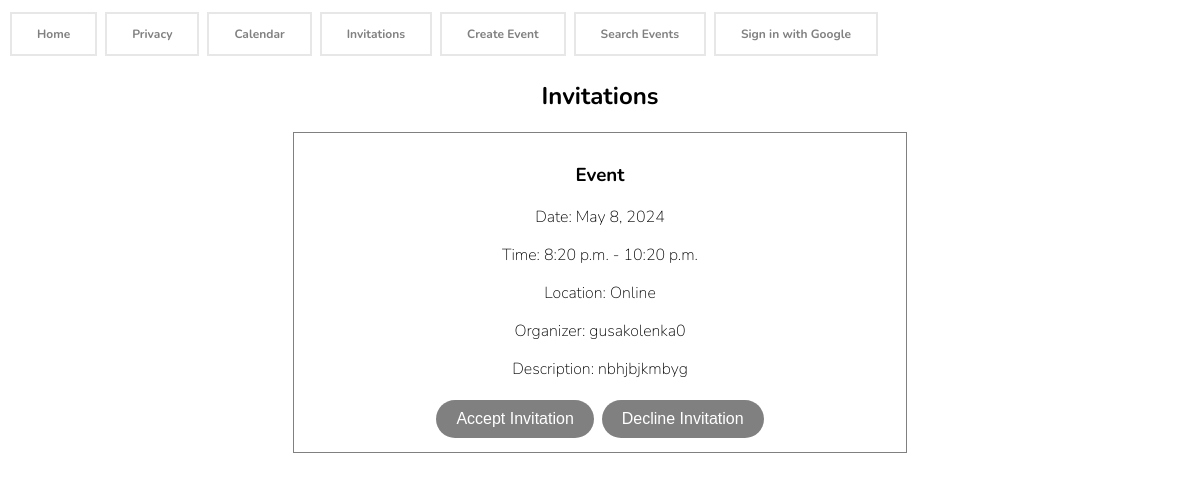
Page /invitations/ (signed in) on the earlier database version.
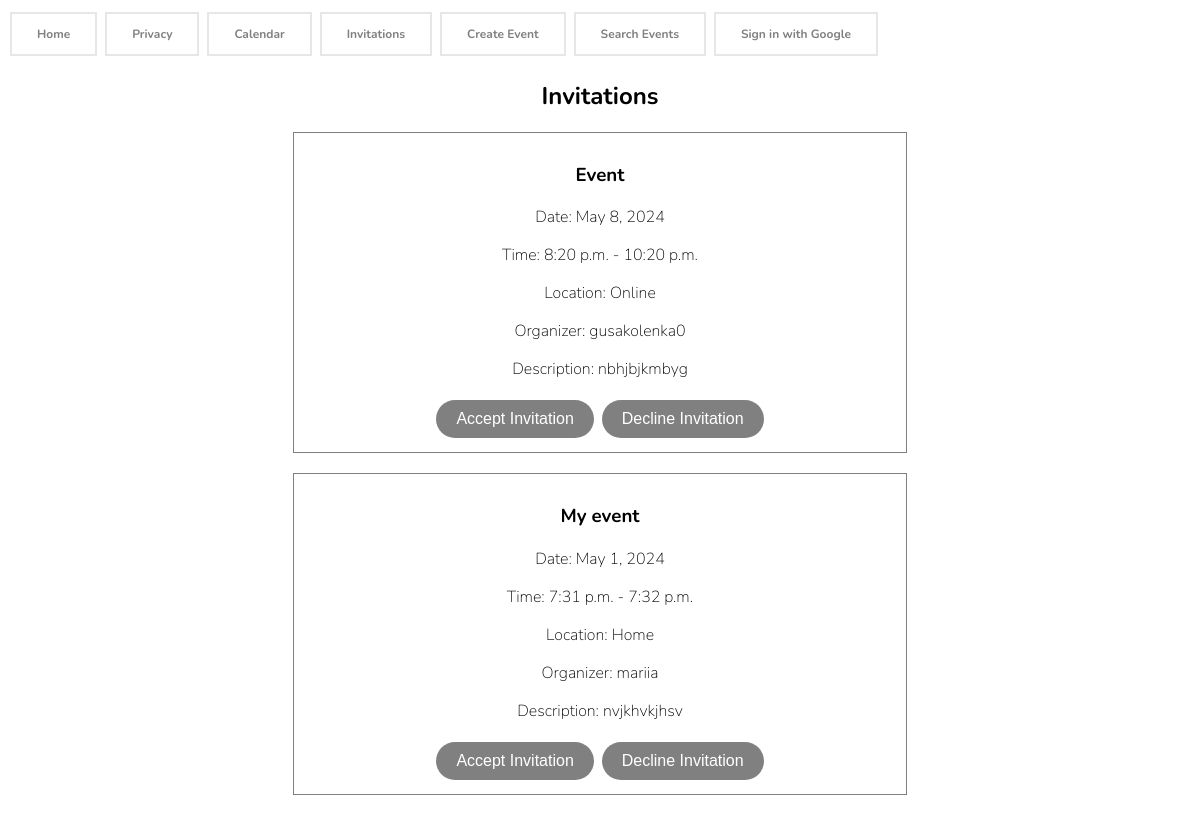
Same page on the later database version.
### main/models.py (models this page shows, shortened)
class Event(models.Model):
    title = models.CharField(max_length=100)
    date = models.DateField()
    start_time = models.TimeField()
    end_time = models.TimeField()
    RECURRENCE_CHOICES = [
        ('daily', 'Daily'),
        ('weekly', 'Weekly'),
        ('monthly', 'Monthly'),
        ('yearly', 'Yearly'),
    ]
    recurrence = models.CharField(max_length=10, choices=RECURRENCE_CHOICES, blank=True, null=True)
    EVENT_TYPE_CHOICES = [
        ('online', 'Online'),
        ('offline', 'Offline'),
    ]
    event_type = models.CharField(max_length=10, choices=EVENT_TYPE_CHOICES, default='offline')
    location = models.CharField(max_length=100, blank=True, null=True)
    description = models.TextField()
    creator = models.ForeignKey(User, on_delete=models.CASCADE, related_name='created_events')
    invited_users = models.ManyToManyField(User, related_name='invited_events')
    attendees = models.ManyToManyField(User, related_name='attended_events')

### main/views.py (the view)
# urls.py: path('invitations/', views.invitations_page, name='invitations_page'),
@login_required
def invitations_page(request):
    user = request.user
    invited_events = Event.objects.filter(invited_users=user)
    return render(request, 'main/invitations.html', {'invited_events': invited_events})

### main/templates/main/invitations.html (shortened to what this page needs)
{% extends 'main/general.html' %}
{% block css %}
    {% load static %}
    <link rel="stylesheet" href="{% static 'styles/main/invitations_styles.css' %}">
{% endblock %}
{% block maincontent %}
<div class="image {% if not invited_events %}no-invitations{% endif %}">
    <h2>Invitations</h2>
    {% if invited_events %}
    <div class="event-container">
        {% for event in invited_events %}
        <div class="event">
            <h3>{{ event.title }}</h3>
            <p>Date: {{ event.date }}</p>
            <p>Time: {{ event.start_time }} - {{ event.end_time }}</p>
            <p>Location: {{ event.location }}</p>
            <p>Organizer: {{ event.creator.username }}</p>
            <p>Description: {{ event.description }}</p>
            {% if user in event.invited_users.all %}
            <div class="button-container">
                <form class="accept_invitation" method="post" action="{% url 'respond_invitation' event.id %}">
                    <button type="submit">Accept Invitation</button>
                </form>
                <form class="decline_invitation" method="post" action="{% url 'respond_invitation' event.id %}">
                    <button type="submit">Decline Invitation</button>
                </form>
            </div>
            {% endif %}
        </div>
        {% endfor %}
    </div>
    {% else %}
    <h5>No invitations.</h5>
    {% endif %}
</div>
{% endblock %}

### main/templates/main/general.html (shortened to what this page needs)
<!DOCTYPE html>
<html lang="en">
<head>
    {% block css %} {% endblock css%}
</head>
<body>
   <div>
    {% load socialaccount %}
    <a href="{% url 'home' %}" class="button"><h1>Home</h1></a>
    <a href="{% url 'privacy' %}" class="button"><h1>Privacy</h1></a>
    <a href="{% url 'calendar' %}" class="button"><h1>Calendar</h1></a>
    <a href="{% url 'invitations_page' %}" class="button"><h1>Invitations</h1></a>
    <a href="{% url 'create_event' %}" class="button"><h1>Create Event</h1></a>
    <a href="{% url 'search_events' %}" class="button"><h1>Search Events</h1></a>
    <a href="{% provider_login_url 'google' %}" class="button"><h1>Sign in with Google</h1></a>
    </div>
    {% block maincontent %}
    {% endblock %}
</body>
</html>

### main/styles/main/invitations_styles.css (style rules this page uses)
body { font-family: "Nunito", sans-serif; font-optical-sizing: auto; font-weight: 200; font-style: normal; }
.button { background-color: none; border: none; color: grey; border: 2px solid #e7e7e7; padding: 4px 25px; text-align: center; text-decoration: none; display: inline-block; font-size: 6px; margin: 4px 2px; cursor: pointer; }
h2 { text-align: center; }
.image { background-position: center; background-repeat: no-repeat; }
.event-container { display: flex; flex-direction: column; align-items: center; }
.event { text-align: center; border: 1px solid grey; margin-bottom: 20px; padding: 10px; width: 50%; }
.button-container { display: flex; justify-content: center; margin-top: 10px; }
.accept_invitation button, .decline_invitation button { background-color: grey; border: none; border-radius: 20px; color: white; padding: 10px 20px; text-align: center; text-decoration: none; display: inline-block; font-size: 16px; margin: 4px; cursor: pointer; }

Differences in the rows shown:
added Event: title "My event", date "May 1, 2024", start_time "7:31 p.m.", end_time "7:32 p.m.", location "Home", creator.username "mariia", description "nvjkhvkjhsv", shows "Accept Invitation"
